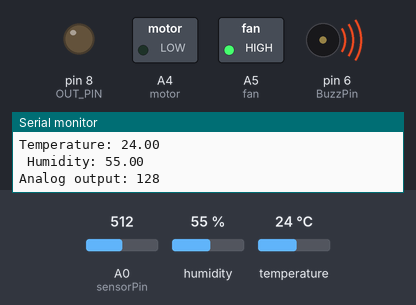
Simulated run of this sketch. Board: Arduino Uno, built with avr-gcc and run on an emulated ATmega328P. On the bench: switched loads named in the sketch (green lamp = pin HIGH), output pins drawn as LEDs (lit = HIGH), buzzer (waves = sounding), the last lines printed to the serial monitor. Inputs (shaded band) come from the test bench; at power-on: temperature 24 °C, A0 (sensorPin) = 512, humidity 55 %.

Above: at 1.3 s.
1.4 s: temperature set to 26 °C
3.2 s: temperature set to 29 °C
At 4.6 s:
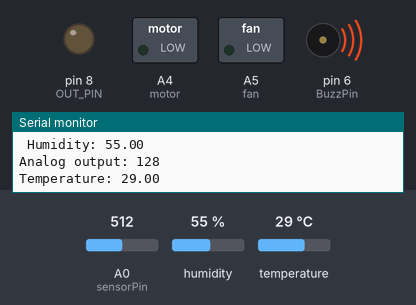
5.5 s: temperature set to 12 °C
At 7.3 s:
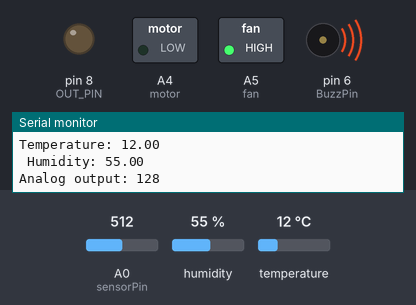
7.6 s: temperature set to 28 °C
At 8.6 s:
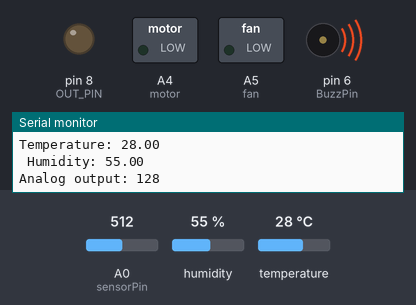
Timing chart, 0 to 10.6 s (numbered marks = the images above; inputs shaded):
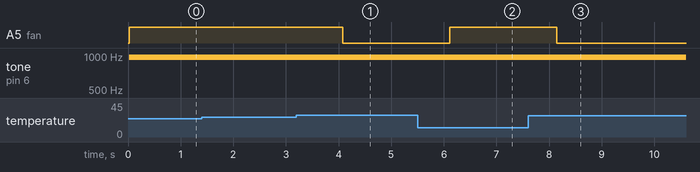

The sketch:

babycrib.ino
```cpp
#include "DHT.h"

#define DHTPIN 3
#define DHTTYPE DHT11   // DHT 11

#define sensorPin A0
#define BuzzPin 6
const int SOUND_THRESHOLD = 500;

 const int OUT_PIN = 8;
 const int SAMPLE_TIME = 1000;
 unsigned long millisCurrent;
 unsigned long millisLast = 0;
 unsigned long millisElapsed = 0;
 int sampleBufferValue = 0;

DHT dht(DHTPIN, DHTTYPE);

float tempVal;
float humVal;
#define fan A5
#define motor A4

// DHT11 Settings ============== end ==============


float  getTemperature(){

// Read temperature as Celsius (the default)
  float t = dht.readTemperature();
  if (isnan(t)) {
    Serial.println(F("Failed to read from DHT sensor!"));
    return 0.00;
  }
  return t;
}


float  getHumidity(){

// Read temperature as Celsius (the default)
  float h = dht.readHumidity();
  if (isnan(h)) {
    Serial.println(F("Failed to read from DHT sensor!"));
    return 0.00;
  }
  return h;
}


void setup()
{
  // Debug console
  Serial.begin(9600);
  dht.begin();
  pinMode(OUT_PIN, OUTPUT);
   pinMode(motor, OUTPUT);
   pinMode(fan, OUTPUT);
  pinMode(BuzzPin, OUTPUT);
//  digitalWrite(BuzzPin, LOW);

}

void loop(){

  // int soundValue = digitalRead(OUT_PIN);  // Read the analog value from the sound sensor

  // // Check if sound value exceeds the threshold
  // if (soundValue == LOW) {
  //   // If sound detected, turn on motor through relay
  //   analogWrite(motor, 0);
  //   Serial.println("Motor turned ON");
  // } else {
  //   // If no sound detected, turn off motor
  //   analogWrite(motor, 0);
  //   Serial.println("Motor turned OFF");
  // }

  tempVal = getTemperature();// or dht.readTemperature(true) for Fahrenheit
  Serial.print("Temperature: ");
  Serial.println(tempVal);

  if( tempVal >=28){
    analogWrite(fan,0);
    }
    else  {
     analogWrite(fan,255);
      }

  humVal = getHumidity(); // or dht.readTemperature(true) for Fahrenheit
  Serial.print(" Humidity: ");
  Serial.println(humVal);
  if( humVal >=40){
    digitalWrite(BuzzPin,LOW);
    }
    else  {
      digitalWrite(BuzzPin,LOW);
      }

  Serial.print("Analog output: ");

  Serial.println(readSensor());

  delay(500);

}
int readSensor() {

  int sensorValue = analogRead(sensorPin);  // Read the analog value from sensor

  int outputValue = map(sensorValue, 0, 1023, 255, 0); // map the 10-bit data to 8-bit data

  analogWrite(BuzzPin, outputValue); // generate PWM signal

  return outputValue;             // Return analog rain value

}
```

Measured:
- the behaviour switches between 27 and 28 °C on temperature (found by bisection; images 0 and 1)
- after the input at 3.2 s, A5 (fan): HIGH → LOW after 0.88 s
- after the input at 5.5 s, A5 (fan): LOW → HIGH after 0.61 s
- after the input at 7.6 s, A5 (fan): HIGH → LOW after 0.54 s
